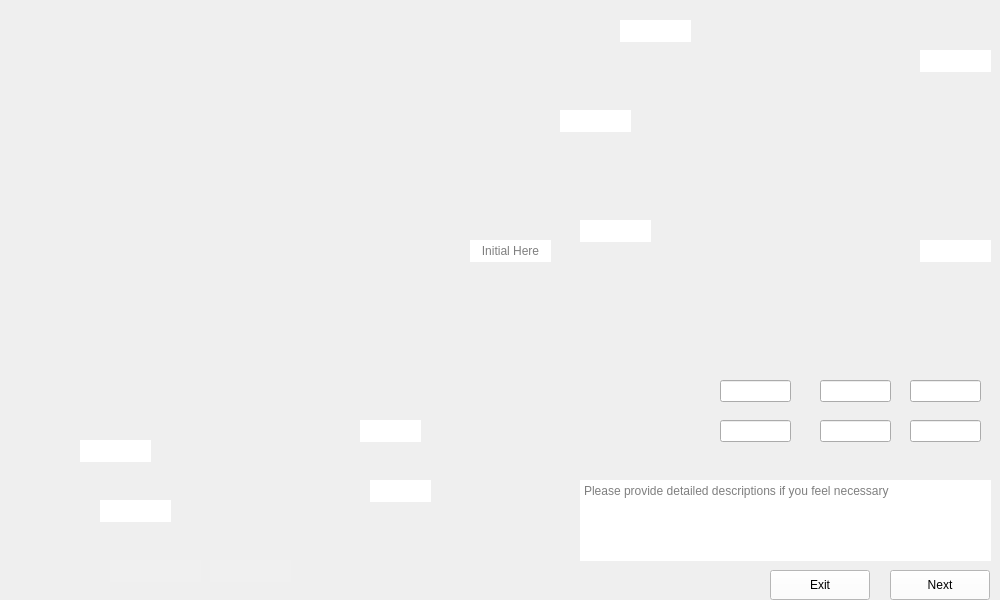
      <widget class="QWidget" name="Mount_Subwafers">
       <property name="maximumSize">
        <size>
         <width>1024</width>
         <height>600</height>
        </size>
       </property>
       <property name="styleSheet">
        <string notr="true">border-image: url(:/images/images/Mount_Subwafers.png);</string>
       </property>
       <widget class="QTextEdit" name="Mount_Subwafers_Comments">
        <property name="geometry">
         <rect>
          <x>580</x>
          <y>480</y>
          <width>411</width>
          <height>81</height>
         </rect>
        </property>
        <property name="styleSheet">
         <string notr="true">border-image:None;
border: None;</string>
        </property>
        <property name="placeholderText">
         <string>Please provide detailed descriptions if you feel necessary </string>
        </property>
       </widget>
       <widget class="QLineEdit" name="Mount_Subwafers_Data1">
        <property name="geometry">
         <rect>
          <x>910</x>
          <y>420</y>
          <width>71</width>
          <height>22</height>
         </rect>
        </property>
        <property name="styleSheet">
         <string notr="true">border-image:None;</string>
        </property>
       </widget>
       <widget class="QLineEdit" name="Mount_Subwafers_Data2_Special">
        <property name="geometry">
         <rect>
          <x>820</x>
          <y>420</y>
          <width>71</width>
          <height>22</height>
         </rect>
        </property>
        <property name="styleSheet">
         <string notr="true">border-image:None;</string>
        </property>
       </widget>
       <widget class="QLineEdit" name="Mount_Subwafers_Data3">
        <property name="geometry">
         <rect>
          <x>720</x>
          <y>420</y>
          <width>71</width>
          <height>22</height>
         </rect>
        </property>
        <property name="styleSheet">
         <string notr="true">border-image:None;</string>
        </property>
       </widget>
       <widget class="QLineEdit" name="Mount_Subwafers_Data4">
        <property name="geometry">
         <rect>
          <x>720</x>
          <y>380</y>
          <width>71</width>
          <height>22</height>
         </rect>
        </property>
        <property name="styleSheet">
         <string notr="true">border-image:None;</string>
        </property>
       </widget>
       <widget class="QLineEdit" name="Mount_Subwafers_Data5_Special">
        <property name="geometry">
         <rect>
          <x>820</x>
          <y>380</y>
          <width>71</width>
          <height>22</height>
         </rect>
        </property>
        <property name="styleSheet">
         <string notr="true">border-image:None;</string>
        </property>
       </widget>
       <widget class="QLineEdit" name="Mount_Subwafers_Data6">
        <property name="geometry">
         <rect>
          <x>910</x>
          <y>380</y>
          <width>71</width>
          <height>22</height>
         </rect>
        </property>
        <property name="styleSheet">
         <string notr="true">border-image:None;</string>
        </property>
       </widget>
       <widget class="QLineEdit" name="Mount_Subwafers_Data7">
        <property name="geometry">
         <rect>
          <x>920</x>
          <y>240</y>
          <width>71</width>
          <height>22</height>
         </rect>
        </property>
        <property name="styleSheet">
         <string notr="true">border-image:None;
border: None;</string>
        </property>
       </widget>
       <widget class="QLineEdit" name="Mount_Subwafers_Data8">
        <property name="geometry">
         <rect>
          <x>920</x>
          <y>50</y>
          <width>71</width>
          <height>22</height>
         </rect>
        </property>
        <property name="styleSheet">
         <string notr="true">border-image:None;
border: None;</string>
        </property>
       </widget>
       <widget class="QLineEdit" name="Mount_Subwafers_Data9">
        <property name="geometry">
         <rect>
          <x>620</x>
          <y>20</y>
          <width>71</width>
          <height>22</height>
         </rect>
        </property>
        <property name="styleSheet">
         <string notr="true">border-image:None;
border: None;</string>
        </property>
       </widget>
       <widget class="QLineEdit" name="Mount_Subwafers_Data10">
        <property name="geometry">
         <rect>
          <x>560</x>
          <y>110</y>
          <width>71</width>
          <height>22</height>
         </rect>
        </property>
        <property name="styleSheet">
         <string notr="true">border-image:None;
border: None;</string>
        </property>
       </widget>
       <widget class="QLineEdit" name="Mount_Subwafers_Data11">
        <property name="geometry">
         <rect>
          <x>580</x>
          <y>220</y>
          <width>71</width>
          <height>22</height>
         </rect>
        </property>
        <property name="styleSheet">
         <string notr="true">border-image:None;
border: None;</string>
        </property>
       </widget>
       <widget class="QLineEdit" name="Mount_Subwafers_Data12">
        <property name="geometry">
         <rect>
          <x>360</x>
          <y>420</y>
          <width>61</width>
          <height>22</height>
         </rect>
        </property>
        <property name="styleSheet">
         <string notr="true">border-image:None;
border: None;</string>
        </property>
       </widget>
       <widget class="QLineEdit" name="Mount_Subwafers_Data13">
        <property name="geometry">
         <rect>
          <x>370</x>
          <y>480</y>
          <width>61</width>
          <height>22</height>
         </rect>
        </property>
        <property name="styleSheet">
         <string notr="true">border-image:None;
border: None;</string>
        </property>
       </widget>
       <widget class="QLineEdit" name="Mount_Subwafers_Data14">
        <property name="geometry">
         <rect>
          <x>100</x>
          <y>500</y>
          <width>71</width>
          <height>22</height>
         </rect>
        </property>
        <property name="styleSheet">
         <string notr="true">border-image:None;
border: None;</string>
        </property>
       </widget>
       <widget class="QLineEdit" name="Mount_Subwafers_Data15">
        <property name="geometry">
         <rect>
          <x>80</x>
          <y>440</y>
          <width>71</width>
          <height>22</height>
         </rect>
        </property>
        <property name="styleSheet">
         <string notr="true">border-image:None;
border: None;</string>
        </property>
       </widget>
       <widget class="QPushButton" name="Mount_Subwafers_Next">
        <property name="geometry">
         <rect>
          <x>890</x>
          <y>570</y>
          <width>100</width>
          <height>30</height>
         </rect>
        </property>
        <property name="styleSheet">
         <string notr="true">QPushButton{
background-color: rgb(255, 255, 255);
height: 35px;
border-image:None;
}
QPushButton::hover{
background-color: rgb(0, 0, 255);
}
QPushButton:pressed{
padding-top:7px;
padding-top:7px;
}</string>
        </property>
        <property name="text">
         <string>Next</string>
        </property>
       </widget>
       <widget class="QPushButton" name="Mount_Subwafers_Back">
        <property name="geometry">
         <rect>
          <x>770</x>
          <y>570</y>
          <width>100</width>
          <height>30</height>
         </rect>
        </property>
        <property name="styleSheet">
         <string notr="true">QPushButton{
background-color: rgb(255, 255, 255);
height: 35px;
border-image:None;
}
QPushButton::hover{
background-color: rgb(0, 0, 255);
}
QPushButton:pressed{
padding-top:7px;
padding-top:7px;
}</string>
        </property>
        <property name="text">
         <string>Exit</string>
        </property>
       </widget>
       <widget class="QLineEdit" name="Mount_Subwafers_Initial">
        <property name="geometry">
         <rect>
          <x>210</x>
          <y>560</y>
          <width>81</width>
          <height>22</height>
         </rect>
        </property>
        <property name="styleSheet">
         <string notr="true">QLineEdit{
background-color: rgb(240, 240, 240);
border: none;
border-image:None;
}</string>
        </property>
       </widget>
       <widget class="QLineEdit" name="Mount_Subwafers_Dates">
        <property name="geometry">
         <rect>
          <x>110</x>
          <y>560</y>
          <width>91</width>
          <height>22</height>
         </rect>
        </property>
        <property name="styleSheet">
         <string notr="true">QLineEdit{
background-color: rgb(240, 240, 240);
border: none;
border-image:None;
}</string>
        </property>
       </widget>
       <widget class="QLineEdit" name="Mount_Subwafers_Data0">
        <property name="geometry">
         <rect>
          <x>470</x>
          <y>240</y>
          <width>81</width>
          <height>22</height>
         </rect>
        </property>
        <property name="styleSheet">
         <string notr="true">border-image:None;
border: None;</string>
        </property>
        <property name="alignment">
         <set>Qt::AlignCenter</set>
        </property>
        <property name="placeholderText">
         <string>Initial Here</string>
        </property>
       </widget>
      </widget>
